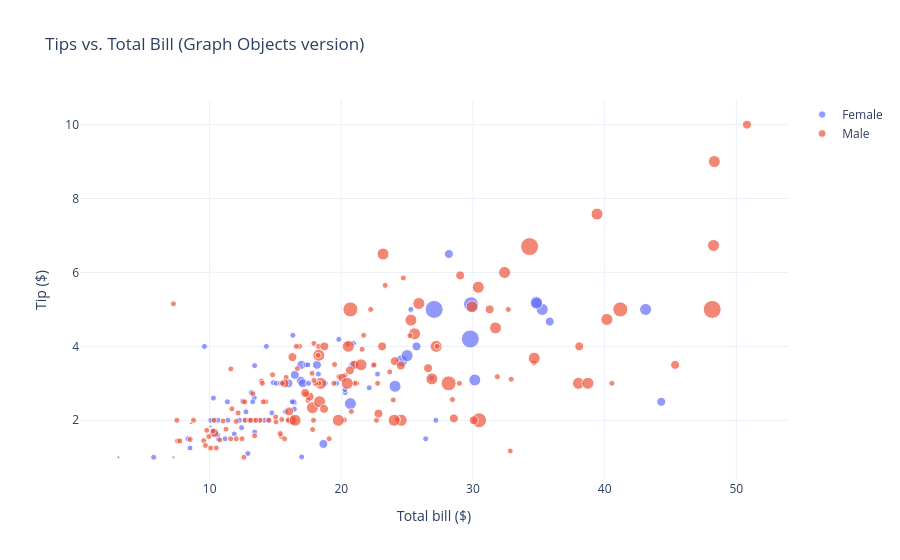

The cell this chart's notebook holds for it:
### Markdown cell above
## 3. Plotly Graph Objects

When Express isn't flexible enough — mixing chart types, custom traces, fine-grained control — drop down to **Graph Objects** (`go`).

Mental model:
- A `Figure` has a list of **traces** (`fig.data`) and a **layout** (`fig.layout`).
- Each trace is something like `go.Scatter`, `go.Bar`, `go.Box`.
- You add traces with `fig.add_trace(...)` or pass them in at construction.

### Code cell
# Same tips scatter, but built with go
fig = go.Figure()

for sex in tips["sex"].unique():
    sub = tips[tips["sex"] == sex]
    fig.add_trace(go.Scatter(
        x=sub["total_bill"],
        y=sub["tip"],
        mode="markers",
        name=sex,
        marker=dict(size=sub["size"] * 3),
    ))

fig.update_layout(
    title="Tips vs. Total Bill (Graph Objects version)",
    xaxis_title="Total bill ($)",
    yaxis_title="Tip ($)",
    template="plotly_white",
)
fig.show()

### Figure 1 — Plotly figure (JSON) as saved in the notebook; plotly's stock layout.template omitted (floating-point values rounded to 4 significant figures; data arrays with more than 128 entries replaced by an {"elided": "..."} marker saying what was removed)
{"data": [{"marker": {"size": [6, 12, 12, 6, 9, 9, 6, 6, 6, 6, 12, 9, 6, 12, 6, 6, 3, 9, 6, 6, 6, 3, 12, 6, 6, 6, 6, 6, 9, 6, 6, 6, 3, 9, 6, 6, 6, 12, 6, 6, 18, 6, 6, 6, 6, 6, 6, 6, 6, 6, 6, 6, 18, 6, 6, 9, 6, 15, 12, 6, 9, 6, 6, 6, 6, 9, 9, 6, 12, 6, 6, 6, 6, 9, 6, 6, 9, 6, 12, 6, 9, 6, 6, 6, 9, 6, 6]}, "mode": "markers", "name": "Female", "type": "scatter", "x": [16.99, 24.59, 35.26, 14.83, 10.33, 16.97, 20.29, 15.77, 19.65, 15.06, 20.69, 16.93, 10.29, 34.81, 26.41, 16.45, 3.07, 17.07, 26.86, 25.28, 14.73, 10.07, 34.83, 5.75, 16.32, 22.75, 11.35, 15.38, 44.3, 22.42, 20.92, 14.31, 7.25, 25.71, 17.31, 10.65, 12.43, 24.08, 13.42, 12.48, 29.8, 14.52, 11.38, 20.27, 11.17, 12.26, 18.26, 8.51, 10.33, 14.15, 13.16, 17.47, 27.05, 16.43, 8.35, 18.64, 11.87, 29.85, 25.0, 13.39, 16.21, 17.51, 10.59, 10.63, 9.6, 20.9, 18.15, 19.81, 43.11, 13.0, 12.74, 13.0, 16.4, 16.47, 12.76, 13.27, 28.17, 12.9, 30.14, 13.42, 15.98, 16.27, 10.09, 22.12, 35.83, 27.18, 18.78], "y": [1.01, 3.61, 5.0, 3.02, 1.67, 3.5, 2.75, 2.23, 3.0, 3.0, 2.45, 3.07, 2.6, 5.2, 1.5, 2.47, 1.0, 3.0, 3.14, 5.0, 2.2, 1.83, 5.17, 1.0, 4.3, 3.25, 2.5, 3.0, 2.5, 3.48, 4.08, 4.0, 1.0, 4.0, 3.5, 1.5, 1.8, 2.92, 1.68, 2.52, 4.2, 2.0, 2.0, 2.83, 1.5, 2.0, 3.25, 1.25, 2.0, 2.0, 2.75, 3.5, 5.0, 2.3, 1.5, 1.36, 1.63, 5.14, 3.75, 2.61, 2.0, 3.0, 1.61, 2.0, 4.0, 3.5, 3.5, 4.19, 5.0, 2.0, 2.01, 2.0, 2.5, 3.23, 2.23, 2.5, 6.5, 1.1, 3.09, 3.48, 3.0, 2.5, 2.0, 2.88, 4.67, 2.0, 3.0]}, {"marker": {"size": {"elided": "157 int values"}}, "mode": "markers", "name": "Male", "type": "scatter", "x": {"elided": "157 float values"}, "y": {"elided": "157 float values"}}], "layout": {"title": {"text": "Tips vs. Total Bill (Graph Objects version)"}, "xaxis": {"title": {"text": "Total bill ($)"}}, "yaxis": {"title": {"text": "Tip ($)"}}}}
